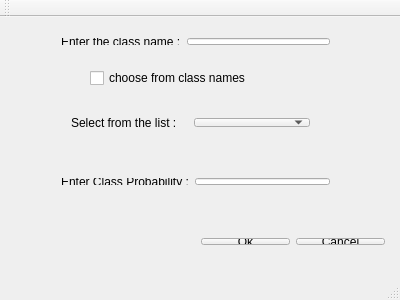
<?xml version="1.0" encoding="UTF-8"?>
<ui version="4.0">
    <class>AddClass</class>
    <widget class="QMainWindow" name="AddClass">
        <property name="geometry">
            <rect>
                <x>0</x>
                <y>0</y>
                <width>400</width>
                <height>300</height>
            </rect>
        </property>
        <property name="windowTitle">
            <string>AddClass</string>
        </property>
        <widget class="QWidget" name="centralWidget">
            <widget class="QWidget" name="layoutWidget">
                <property name="geometry">
                    <rect>
                        <x>60</x>
                        <y>90</y>
                        <width>261</width>
                        <height>31</height>
                    </rect>
                </property>
                <layout class="QHBoxLayout" name="horizontalLayout_2">
                    <item>
                        <widget class="QLabel" name="label_3">
                            <property name="text">
                                <string>Select from the list :</string>
                            </property>
                        </widget>
                    </item>
                    <item>
                        <widget class="QComboBox" name="comboBox"/>
                    </item>
                </layout>
            </widget>
            <widget class="QWidget" name="layoutWidget">
                <property name="geometry">
                    <rect>
                        <x>50</x>
                        <y>10</y>
                        <width>291</width>
                        <height>29</height>
                    </rect>
                </property>
                <layout class="QHBoxLayout" name="horizontalLayout">
                    <item>
                        <widget class="QLabel" name="label">
                            <property name="text">
                                <string>Enter the class name :</string>
                            </property>
                        </widget>
                    </item>
                    <item>
                        <widget class="QLineEdit" name="lineEdit"/>
                    </item>
                </layout>
            </widget>
            <widget class="QWidget" name="layoutWidget">
                <property name="geometry">
                    <rect>
                        <x>190</x>
                        <y>210</y>
                        <width>206</width>
                        <height>29</height>
                    </rect>
                </property>
                <layout class="QHBoxLayout" name="horizontalLayout_3">
                    <item>
                        <widget class="QPushButton" name="pushButton_ok">
                            <property name="text">
                                <string>Ok</string>
                            </property>
                        </widget>
                    </item>
                    <item>
                        <widget class="QPushButton" name="pushButton_cancel">
                            <property name="text">
                                <string>Cancel</string>
                            </property>
                        </widget>
                    </item>
                </layout>
            </widget>
            <widget class="QCheckBox" name="checkBox">
                <property name="geometry">
                    <rect>
                        <x>90</x>
                        <y>50</y>
                        <width>201</width>
                        <height>22</height>
                    </rect>
                </property>
                <property name="text">
                    <string>choose from class names</string>
                </property>
            </widget>
            <widget class="QWidget" name="layoutWidget_2">
                <property name="geometry">
                    <rect>
                        <x>50</x>
                        <y>150</y>
                        <width>291</width>
                        <height>29</height>
                    </rect>
                </property>
                <layout class="QHBoxLayout" name="horizontalLayout_4">
                    <item>
                        <widget class="QLabel" name="label_2">
                            <property name="text">
                                <string>Enter Class Probability :</string>
                            </property>
                        </widget>
                    </item>
                    <item>
                        <widget class="QLineEdit" name="probability"/>
                    </item>
                </layout>
            </widget>
        </widget>
        <widget class="QMenuBar" name="menuBar">
            <property name="geometry">
                <rect>
                    <x>0</x>
                    <y>0</y>
                    <width>400</width>
                    <height>25</height>
                </rect>
            </property>
        </widget>
        <widget class="QToolBar" name="mainToolBar">
            <attribute name="toolBarArea">
                <enum>TopToolBarArea</enum>
            </attribute>
            <attribute name="toolBarBreak">
                <bool>false</bool>
            </attribute>
        </widget>
        <widget class="QStatusBar" name="statusBar"/>
    </widget>
    <layoutdefault spacing="6" margin="11"/>
    <resources/>
    <connections/>
</ui>
